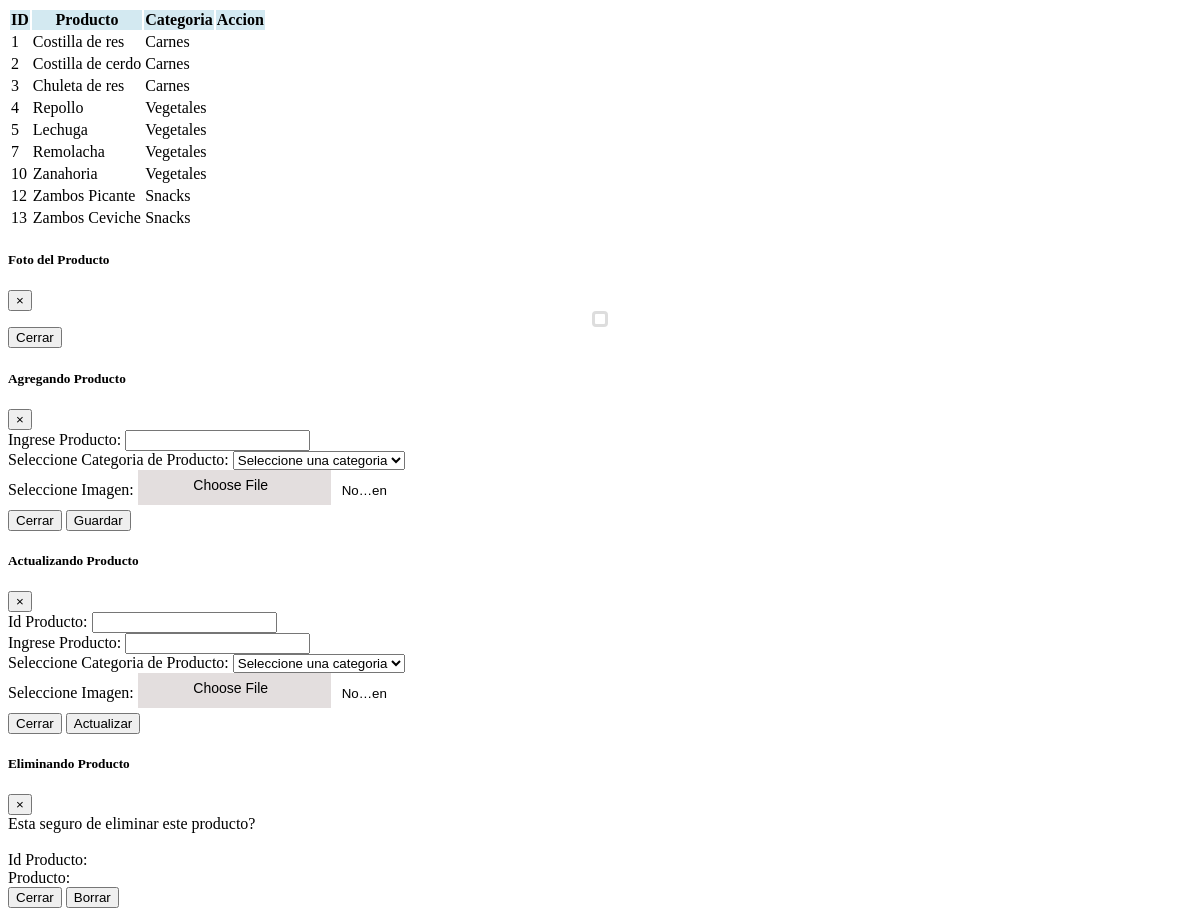
The app's page /busquedaProductos.php with its own data.
### tables this page shows
CREATE TABLE `producto` (
  `idproducto` int(11) NOT NULL,
  `producto` varchar(50) NOT NULL,
  `idcategoria_producto` int(11) NOT NULL,
  `imagen` varchar(500) DEFAULT NULL
);

CREATE TABLE `categoria_producto` (
  `idcategoria` int(11) NOT NULL,
  `categoria` varchar(50) NOT NULL
);

### conexion.php (called while the page is built, shortened)
<?php
class conexion{
    private $servidor="localhost";
    private $usuario="root";
    private $password="";
    private $db="supermercado";
    private $con;
    public function __construct(){
        try{
            $this->con = new PDO("mysql:host=$this->servidor;dbname=$this->db",$this->usuario,$this->password);
            $this->con->setAttribute(PDO::ATTR_ERRMODE,PDO::ERRMODE_EXCEPTION);
        }
        catch(PDOException $e){
            return "Error de conexion " . $e;
        }
    }
    public function consulta($query){
        $sentencia = $this->con->prepare($query);
        $sentencia->execute();
        return $sentencia->fetchAll();
    }
}
?>

### busquedaProductos.php (the view, shortened to what this page needs)
<?php
    require_once "conexion.php";
    $con = new conexion();
    $sql = "SELECT idproducto, producto, categoria, imagen FROM producto pro INNER JOIN categoria_producto cat
    ON pro.idcategoria_producto = cat.idcategoria ";
    $resultado = $con->consulta($sql);
?>
<?php if(count($resultado) > 0) { ?>
<table class="table table-bordered table-striped"  id='datosE'>
    <thead style="background-color: #D3E9F1">
        <tr>
            <th>ID</th>
            <th>Producto</th>
            <th>Categoria</th>
            <th>Accion</th>
        </tr>
    </thead>
    <tbody>
        <?php foreach($resultado as $registro){ ?>
                <tr>
                    <td><?php echo $registro['idproducto']; ?></td>
                    <td><?php echo $registro['producto']; ?></td>
                    <td><?php echo $registro['categoria']; ?></td>
                    <td>
                    </td>
                </tr>
        <?php } ?>
    </tbody>
</table>
<?php } else echo "<p class='lead'><em>No hay regitros</em></p>";
?>
<div class="modal fade" id="imageModal" tabindex="-1" role="dialog" aria-labelledby="exampleModalLabel" aria-hidden="true">
    <div class="modal-dialog" role="document">
        <div class="modal-content">
            <form action="productos.php" enctype="multipart/form-data" method="post">
                <div class="modal-header">
                    <h5 class="modal-title" id="exampleModalLabel">Foto del Producto</h5>
                    <button type="button" class="close" data-dismiss="modal" aria-label="Close">
                    <span aria-hidden="true">&times;</span>
                    </button>
                </div>
                <div class="modal-body">
                    <center>
                        <div class="form-group">
                            <img id="imgProducto" name="imgProducto" alt="">
                        </div>
                    </center>
                </div>
                <div class="modal-footer">
                    <button type="button" class="btn btn-secondary" data-dismiss="modal">Cerrar</button>
                </div>
            </form>
        </div>
    </div>
</div>
<div class="modal fade" id="newModal" tabindex="-1" role="dialog" aria-labelledby="exampleModalLabel" aria-hidden="true">
    <div class="modal-dialog" role="document">
        <div class="modal-content">
            <form action="productos.php" enctype="multipart/form-data" method="post" onsubmit="return validaCampos('1');">
                <div class="modal-header">
                    <h5 class="modal-title" id="exampleModalLabel">Agregando Producto</h5>
                    <button type="button" class="close" data-dismiss="modal" aria-label="Close">
                    <span aria-hidden="true">&times;</span>
                    </button>
                </div>
                <div class="modal-body">
                    <div class="form-group">
                        <label>Ingrese Producto:</label>
                        <input type="text" name="producto" id="producto" value="" class="form-control">
                    </div>
                    <div class="form-group">
                        <label>Seleccione Categoria de Producto:</label>
                        <select name="categoria" id="categoria" class="form-control">
                            <option value="0">Seleccione una categoria</option>
                        </select>
                    </div>
                    <div class="form-group">
                        <label>Seleccione Imagen:</label>
                        <input type="file" name="archivo" class="form-control" id="archivo">
                    </div>
                </div>
                <div class="modal-footer">
                    <button type="button" class="btn btn-secondary" data-dismiss="modal">Cerrar</button>
                    <input type="submit" class="btn btn-success" value="Guardar" name="add"/>
                </div>
            </form>
        </div>
    </div>
</div>
<div class="modal fade" id="editModal" tabindex="-1" role="dialog" aria-labelledby="exampleModalLabel" aria-hidden="true">
    <div class="modal-dialog" role="document">
        <div class="modal-content">
            <form action="productos.php" enctype="multipart/form-data" method="post" onsubmit="return validaCampos('2');">
                <div class="modal-header">
                    <h5 class="modal-title" id="exampleModalLabel">Actualizando Producto</h5>
                    <button type="button" class="close" data-dismiss="modal" aria-label="Close">
                    <span aria-hidden="true">&times;</span>
                    </button>
                </div>
                <div class="modal-body">
                    <label>Id Producto:</label>
                    <input type="text" name="idproducto" id="idproducto" readonly class="d-none form-control">
                    <div class="form-group">
                        <label>Ingrese Producto:</label>
                        <input type="text" name="productoAct" id="productoAct" class="form-control">
                    </div>
                    <div class="form-group">
                        <label>Seleccione Categoria de Producto:</label>
                        <select name="categoriaAct" id="categoriaAct" class="form-control" onload>
                            <option value="0">Seleccione una categoria</option>
                        </select>
                    </div>
                    <div class="form-group">
                        <label>Seleccione Imagen:</label>
                        <input type="file" name="archivoAct" class="form-control" id="archivoAct">
                    </div>
                </div>
                <div class="modal-footer">
                    <button type="button" class="btn btn-secondary" data-dismiss="modal">Cerrar</button>
                    <input type="submit" class="btn btn-primary" value="Actualizar" name="edit"/>
                </div>
            </form>
        </div>
    </div>
</div>
<div class="modal fade" id="deleteModal" tabindex="-1" role="dialog" aria-labelledby="exampleModalLabel" aria-hidden="true">
    <div class="modal-dialog" role="document">
            <div class="modal-content">
            <form action="productos.php" method="post">
                <div class="modal-header">
                    <h5 class="modal-title" id="exampleModalLabel">Eliminando Producto</h5>
                    <button type="button" class="close" data-dismiss="modal" aria-label="Close">
                    <span aria-hidden="true">&times;</span>
                    </button>
                </div>
                <div class="modal-body">
                    <label>Esta seguro de eliminar este producto?</label>
                    <div class="form-group">
                        <br>
                        <label for="">Id Producto: </label>
                        <label for="" id="lblProducto"></label><br>
                        <label for="">Producto: </label>
                    </div>
                </div>
                <div class="modal-footer">
                    <button type="button" class="btn btn-secondary" data-dismiss="modal">Cerrar</button>
                    <input type="submit" class="btn btn-danger" value="Borrar" name="del"/>
                </div>
            </form>
        </div>
    </div>
</div>

### busquedaProductos.php (style rules this page uses)
#imgProducto { max-width: 400px; max-height: 400px; border: 3px solid #ddd; border-radius: 4px; padding: 5px; }
#archivo, #archivoAct { padding: 0; }

### records on screen
producto: idproducto "1", producto "Costilla de res", idcategoria_producto.categoria "Carnes"
producto: idproducto "2", producto "Costilla de cerdo", idcategoria_producto.categoria "Carnes"
producto: idproducto "3", producto "Chuleta de res", idcategoria_producto.categoria "Carnes"
producto: idproducto "4", producto "Repollo", idcategoria_producto.categoria "Vegetales"
producto: idproducto "5", producto "Lechuga", idcategoria_producto.categoria "Vegetales"
producto: idproducto "7", producto "Remolacha", idcategoria_producto.categoria "Vegetales"
producto: idproducto "10", producto "Zanahoria", idcategoria_producto.categoria "Vegetales"
producto: idproducto "12", producto "Zambos Picante", idcategoria_producto.categoria "Snacks"
producto: idproducto "13", producto "Zambos Ceviche", idcategoria_producto.categoria "Snacks"
